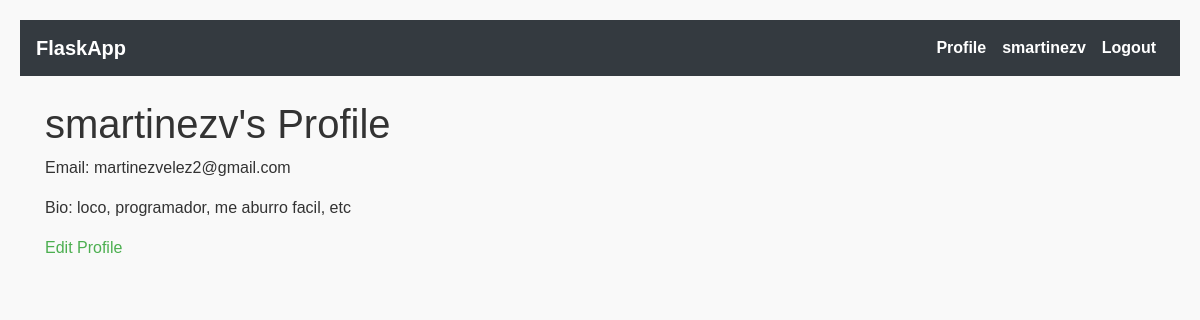
The app's page /profile (signed in) with its own data.
### app/models.py (models this page shows, shortened)
class User(db.Model, UserMixin):
    id = db.Column(db.Integer, primary_key=True)
    username = db.Column(db.String(20), unique=True, nullable=False)
    email = db.Column(db.String(120), unique=True, nullable=False)
    password = db.Column(db.String(60), nullable=False)
    bio = db.Column(db.String(500), nullable=True)
    profile_picture = db.Column(db.String(150), nullable=True)
    posts = db.relationship('Post', backref='author', lazy=True)

### app/routes.py (the view)
@app.route("/profile", methods=["GET"])
@login_required
def profile():
    return render_template('profile.html', title='Profile')

### app/models.py (called while the page is built)
@login_manager.user_loader
def load_user(user_id):
    return User.query.get(int(user_id))

### app/templates/profile.html
{% extends "base.html" %}
{% block content %}
<h1>{{ current_user.username }}'s Profile</h1>
<p>Email: {{ current_user.email }}</p>
<p>Bio: {{ current_user.bio }}</p>
<a href="{{ url_for('edit_profile') }}">Edit Profile</a>
{% endblock %}

### app/templates/base.html (shortened to what this page needs)
<!DOCTYPE html>
<html lang="en">
<head>
    <link rel="stylesheet" href="https://stackpath.bootstrapcdn.com/bootstrap/4.3.1/css/bootstrap.min.css">
    <link rel="stylesheet" href="{{ url_for('static', filename='style.css') }}">
</head>
<body>
    <nav class="navbar navbar-expand-lg navbar-dark bg-dark">
        <a class="navbar-brand" href="{{ url_for('home') }}">FlaskApp</a>
        <div class="collapse navbar-collapse" id="navbarNav">
            <ul class="navbar-nav ml-auto">
                {% if current_user.is_authenticated %}
                    <li class="nav-item">
                        <a class="nav-link" href="{{ url_for('profile') }}">Profile</a>
                    </li>
                    <li class="nav-item">
                        <a class="nav-link" href="#">{{ current_user.username }}</a>
                    </li>
                    <li class="nav-item">
                        <a class="nav-link" href="{{ url_for('logout') }}">Logout</a>
                    </li>
                {% endif %}
            </ul>
        </div>
    </nav>
    <div class="container mt-4">
        {% block content %}{% endblock %}
    </div>
</body>
</html>

### app/static/style.css (style rules this page uses)
:root { --primary-color: #4CAF50; --secondary-color: #f9f9f9; --accent-color: #FF5722; --text-color: #333; }
body { background-color: var(--secondary-color); color: var(--text-color); font-family: 'Poppins', sans-serif; margin: 0; padding: 20px; }
a { color: var(--primary-color); text-decoration: none; }
.navbar { font-family: 'Poppins', sans-serif; font-weight: 600; }
.nav-link { color: white !important; transition: color 0.3s ease; }

### records on screen
User: username "smartinezv", email "martinezvelez2@gmail.com", bio "loco, programador, me aburro facil, etc"
